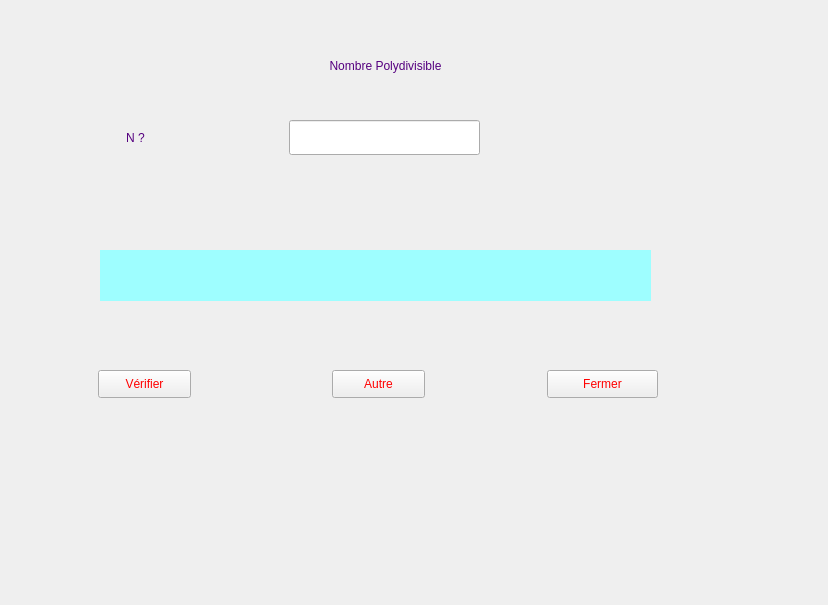
<?xml version="1.0" encoding="UTF-8"?>
<ui version="4.0">
 <class>Form</class>
 <widget class="QWidget" name="Form">
  <property name="geometry">
   <rect>
    <x>0</x>
    <y>0</y>
    <width>828</width>
    <height>605</height>
   </rect>
  </property>
  <property name="windowTitle">
   <string>Form</string>
  </property>
  <widget class="QLabel" name="label">
   <property name="geometry">
    <rect>
     <x>180</x>
     <y>50</y>
     <width>411</width>
     <height>31</height>
    </rect>
   </property>
   <property name="styleSheet">
    <string notr="true">font: 75 11pt &quot;MS Shell Dlg 2&quot;;
color: rgb(85, 0, 127);</string>
   </property>
   <property name="text">
    <string>Nombre Polydivisible</string>
   </property>
   <property name="alignment">
    <set>Qt::AlignCenter</set>
   </property>
  </widget>
  <widget class="QLabel" name="label_2">
   <property name="geometry">
    <rect>
     <x>40</x>
     <y>120</y>
     <width>191</width>
     <height>35</height>
    </rect>
   </property>
   <property name="styleSheet">
    <string notr="true">font: 75 11pt &quot;MS Shell Dlg 2&quot;;
color: rgb(85, 0, 127);</string>
   </property>
   <property name="text">
    <string>N ?</string>
   </property>
   <property name="alignment">
    <set>Qt::AlignCenter</set>
   </property>
  </widget>
  <widget class="QLineEdit" name="inputN">
   <property name="geometry">
    <rect>
     <x>289</x>
     <y>120</y>
     <width>191</width>
     <height>35</height>
    </rect>
   </property>
  </widget>
  <widget class="QPushButton" name="pushButton">
   <property name="geometry">
    <rect>
     <x>98</x>
     <y>370</y>
     <width>93</width>
     <height>28</height>
    </rect>
   </property>
   <property name="styleSheet">
    <string notr="true">font: 75 10pt &quot;MS Shell Dlg 2&quot;;
color: rgb(255, 0, 0);</string>
   </property>
   <property name="text">
    <string>Vérifier</string>
   </property>
  </widget>
  <widget class="QPushButton" name="pushButton_3">
   <property name="geometry">
    <rect>
     <x>547</x>
     <y>370</y>
     <width>111</width>
     <height>28</height>
    </rect>
   </property>
   <property name="styleSheet">
    <string notr="true">font: 75 10pt &quot;MS Shell Dlg 2&quot;;
color: rgb(255, 0, 0);</string>
   </property>
   <property name="text">
    <string>Fermer</string>
   </property>
  </widget>
  <widget class="QLabel" name="resultat">
   <property name="geometry">
    <rect>
     <x>100</x>
     <y>250</y>
     <width>551</width>
     <height>51</height>
    </rect>
   </property>
   <property name="styleSheet">
    <string notr="true">font: 75 11pt &quot;MS Shell Dlg 2&quot;;
background-color: rgb(158, 254, 255);</string>
   </property>
   <property name="text">
    <string/>
   </property>
   <property name="alignment">
    <set>Qt::AlignCenter</set>
   </property>
  </widget>
  <widget class="QRadioButton" name="radioButton">
   <property name="geometry">
    <rect>
     <x>-20</x>
     <y>600</y>
     <width>95</width>
     <height>20</height>
    </rect>
   </property>
   <property name="text">
    <string/>
   </property>
  </widget>
  <widget class="QPushButton" name="pushButton_2">
   <property name="geometry">
    <rect>
     <x>332</x>
     <y>370</y>
     <width>93</width>
     <height>28</height>
    </rect>
   </property>
   <property name="styleSheet">
    <string notr="true">font: 75 10pt &quot;MS Shell Dlg 2&quot;;
color: rgb(255, 0, 0);</string>
   </property>
   <property name="text">
    <string>Autre</string>
   </property>
  </widget>
 </widget>
 <resources/>
 <connections/>
</ui>
